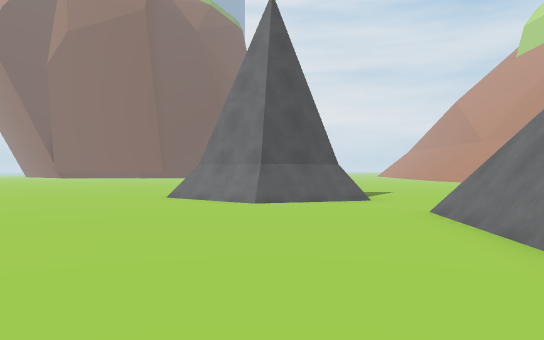
view 1 (above)

24 first-person views from a walk through a Unity game level. The camera is 1.2 m above the floor, looks level and sees 70° across. The floor is counted in squares, 2 m on a side. Each view is taken from the middle of a square. On the plan, view 1 faces up. The plan holds only what a view shows up to about 11 squares ahead; the rest is blank. The place goes on beyond the plan. The player character is not drawn.

view 2
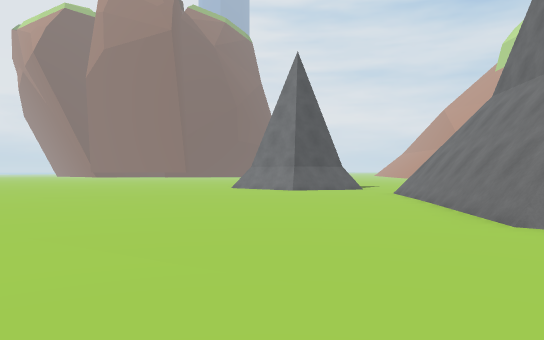

view 3
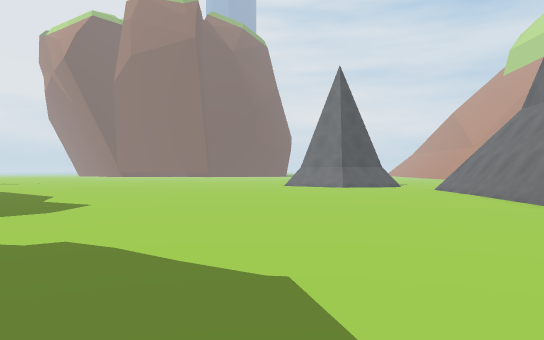

view 4
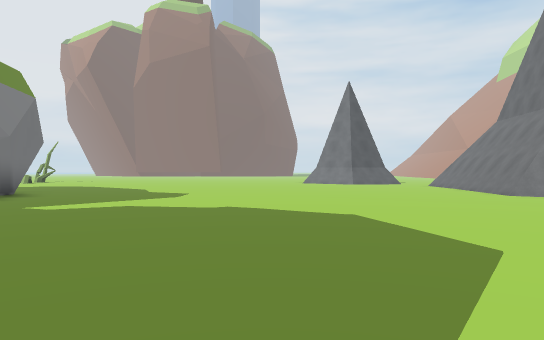

view 5
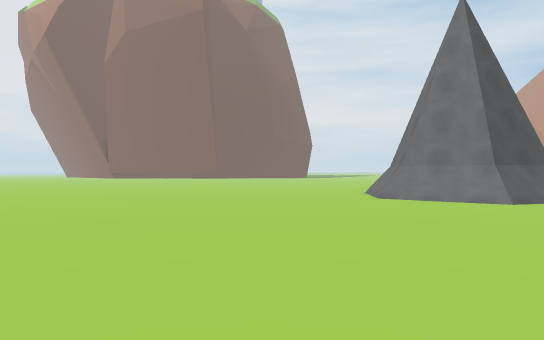

view 6
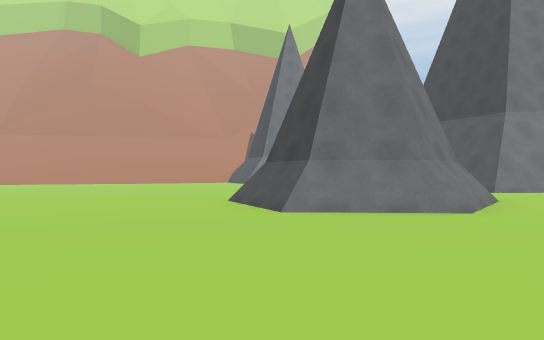

view 7
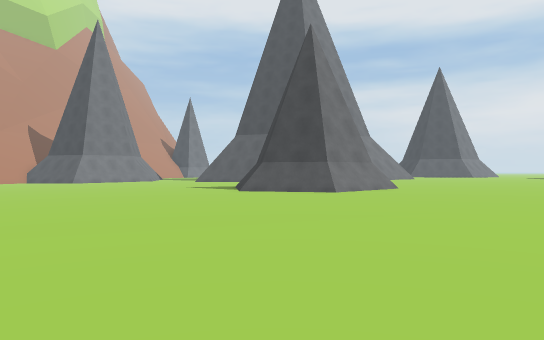

view 8
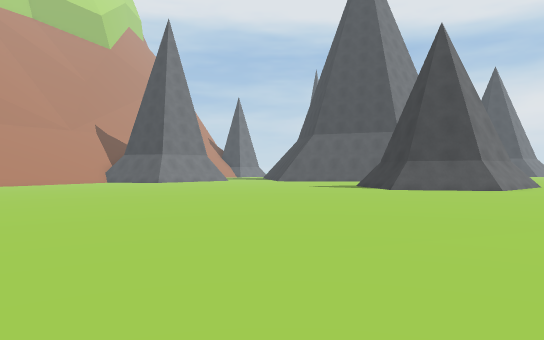

view 9
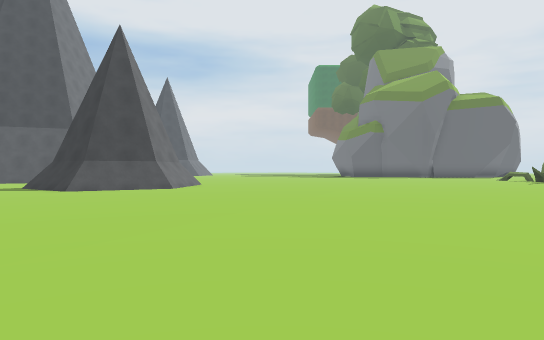

view 10
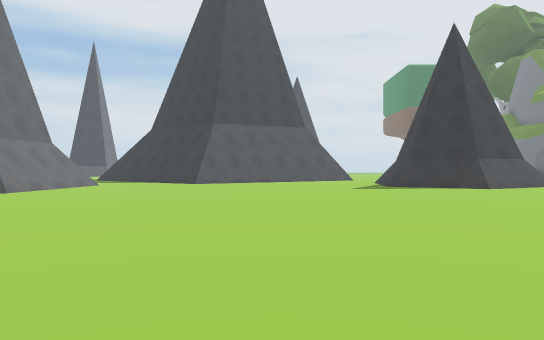

view 11
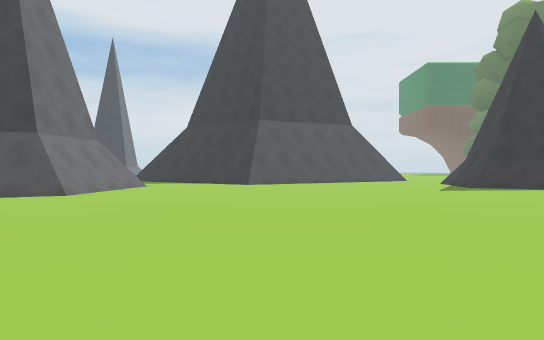

view 12
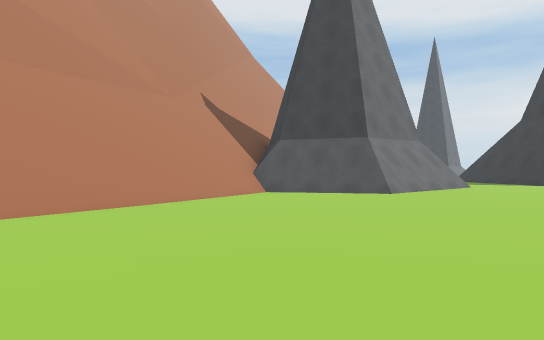

view 13
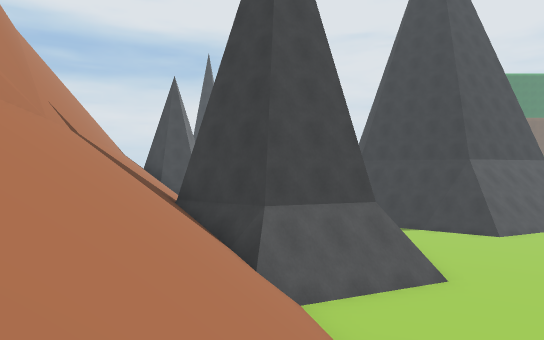

view 14
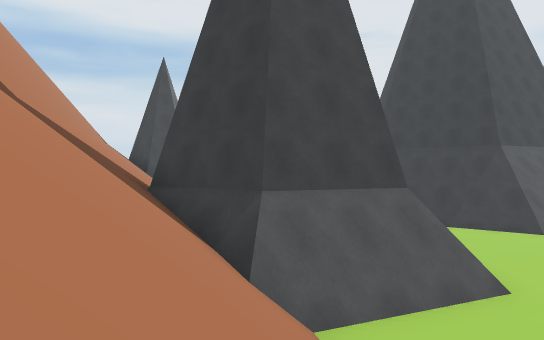

view 15
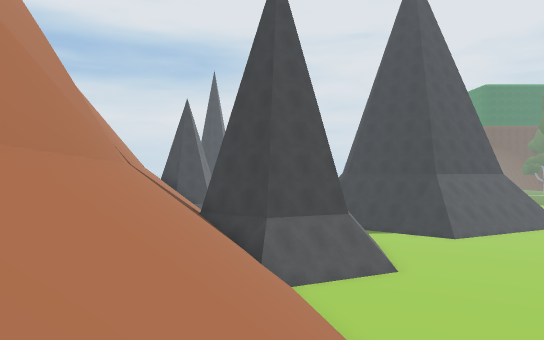

view 16
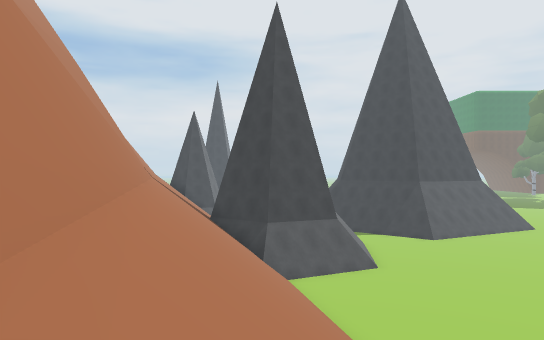

view 17
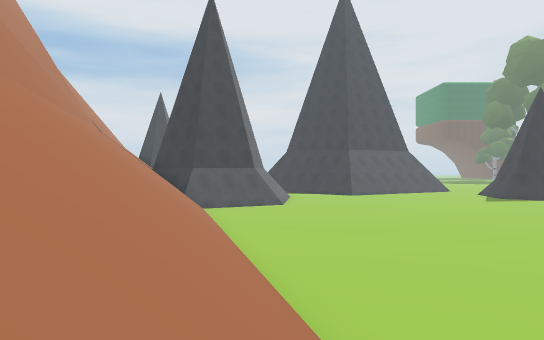

view 18
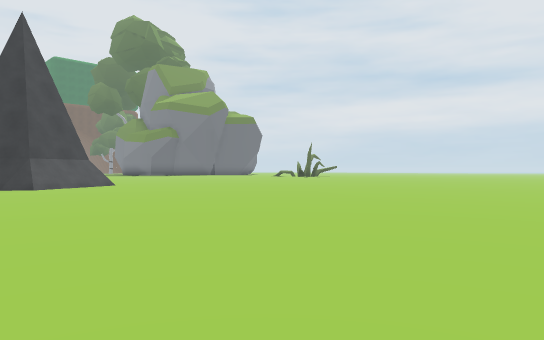

view 19
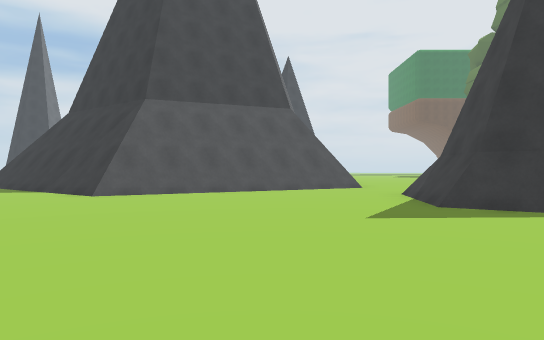

view 20
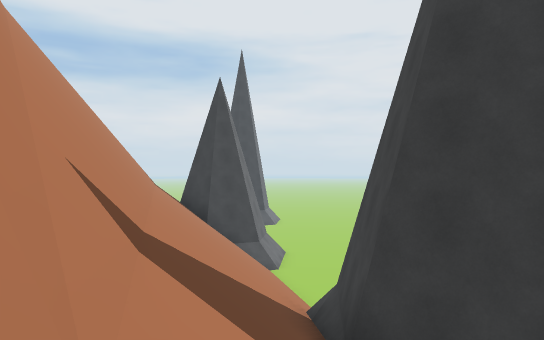

view 21
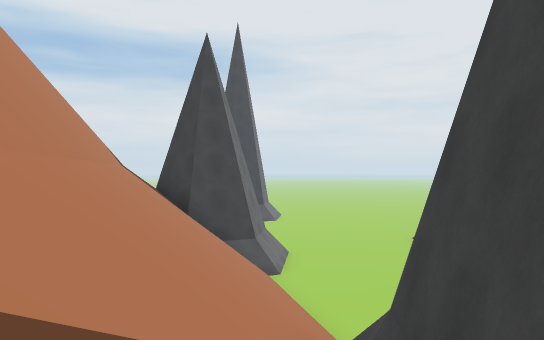

view 22
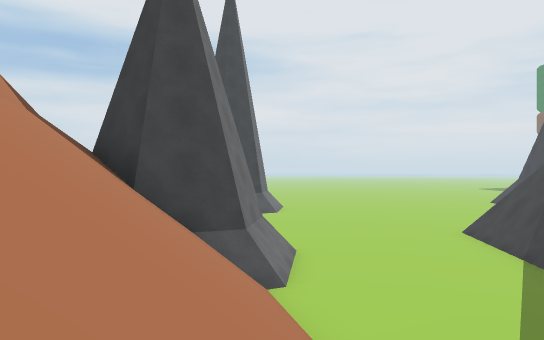

view 23
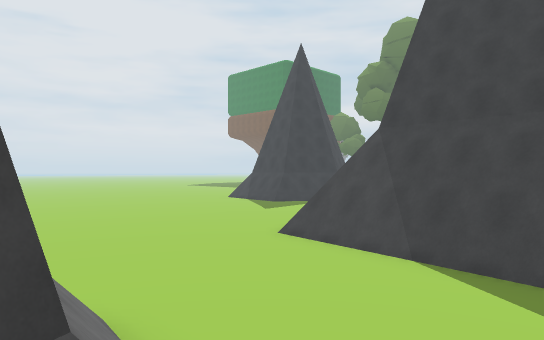

view 24
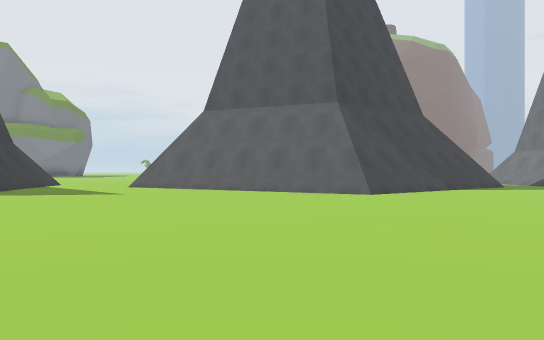

### Floor plan
Key: @ floor where view 1 was taken; # wall or solid block; . main floor; - floor 0.5 m lower than the main floor; / step, stairs or slope; = window, fence, low wall or low ledge; ^ raised ledge.
Columns run from 9 left of view 1 to 24 right of it. Each row starts with its distance up from view 1.
 29                       /
 28                       //
 27                       ///
 26                     --////
 25                    ---////^
 24          ----     ----////#^
 23     ..-------  -  -----////^
 22 ........----- ---------////^
 21 .........--------------////=
 20 ..........-------------////#^
 19  ..........-------------////^
 18 ............------------////^
 17 .............-----------////#
 16 ..............----------/////^
 15 ...............----------////^
 14 ................-------###///^^
 13 .........=.......-----#####//=^
 12 .......####.......----#   ##//^
 11 .......#####........--#    #//^
 10 .......## ##.........      #//=^
  9 .......#####.........      #///^
  8 ........###.....###..      ////^
  7 ..............#######.     ////^
  6 ............####    ##    .////=^
  5 ............#            ...////^
  4 ............#           ....////^
  3 ...........=#         ##....=///=^
  2 ...........##         ##....####/^
  1 ...........##         #=....#
  0 .........@.##         #.....#
 -1 ...........##         #......
 -2 ............        ###......
 -3 ...........       ####......
 -4  .........       ##.........
 -5  .........       ...........
 -6   .......       ...........
 -7    .....      #.............
 -8    .....      ###...........
 -9     ...            .........
-10      .                  ....

Where each view was taken, in squares from view 1:
view 1: 0 up, 0 right, facing up
view 2: 5 down, 1 left, facing up
view 3: 7 down, 3 left, facing up
view 4: 10 down, 4 left, facing up
view 5: 0 up, 5 left, facing up
view 6: 12 up, 8 left, facing right
view 7: 20 up, 8 left, facing down-right
view 8: 23 up, 5 left, facing down-right
view 9: 23 up, 5 left, facing down
view 10: 23 up, 6 right, facing down
view 11: 22 up, 8 right, facing down
view 12: 22 up, 8 right, facing down-right
view 13: 21 up, 16 right, facing down
view 14: 19 up, 16 right, facing down
view 15: 24 up, 16 right, facing down
view 16: 26 up, 16 right, facing down
view 17: 29 up, 13 right, facing down
view 18: 24 up, 3 right, facing down-left
view 19: 17 up, 5 right, facing down
view 20: 16 up, 19 right, facing down
view 21: 13 up, 19 right, facing down
view 22: 9 up, 19 right, facing down
view 23: 4 up, 20 right, facing down-left
view 24: 10 down, 18 right, facing up-left
